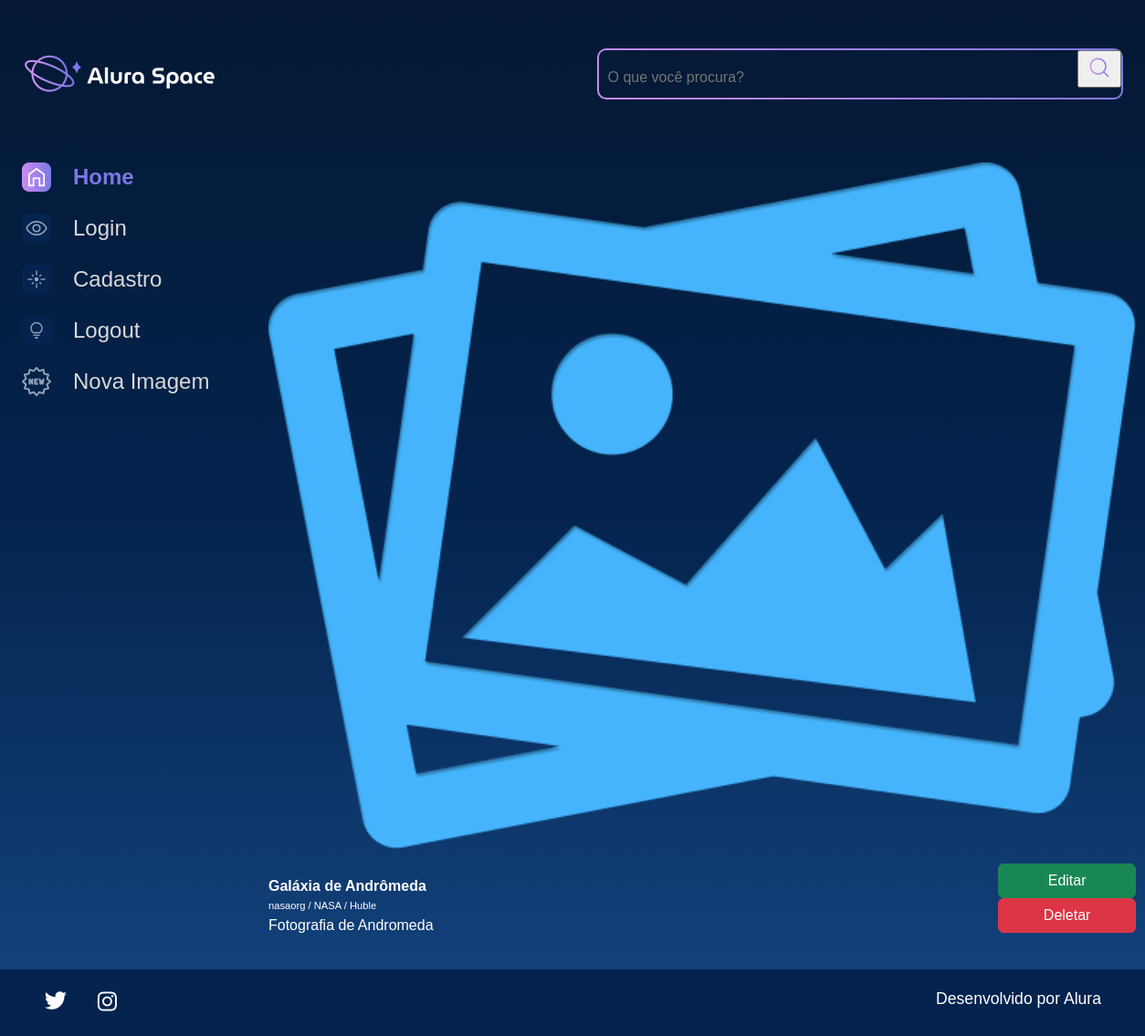
Screenshot of /imagem/4 with the database file from the repository.
### apps/galeria/models.py (models this page shows, shortened)
class Fotografia(models.Model):
    OPCOES_CATEGORIA = [
        ("NEBULOSA", "Nebulosa"),
        ("ESTRELA", "Estrela"),
        ("GALÁXIA", "Galáxia"),
        ("PLANETA", "Planeta")
    ]
    nome = models.CharField(max_length=100, null=False, blank=False)
    legenda = models.CharField(max_length=150, null=False, blank=False)
    categoria = models.CharField(max_length=100, choices=OPCOES_CATEGORIA, default='')
    descricao = models.TextField(null=False, blank=False)
    foto = models.ImageField(upload_to="fotos/%Y/%m/%d/", blank=True)
    publicada = models.BooleanField(default=True)
    data_fotografia = models.DateTimeField(default=datetime.now, blank=False)
    usuario = models.ForeignKey(
        to=User,
        on_delete=models.SET_NULL,
        null=True,
        blank=False,
        related_name='user'
    )

### apps/galeria/views.py (the view)
# urls.py: path('imagem/<int:foto_id>', imagem, name='imagem'),
def imagem(request, foto_id):
    fotografia = get_object_or_404(Fotografia, pk=foto_id)
    return render(request, 'galeria/imagem.html', {"fotografia": fotografia})

### templates/galeria/imagem.html
{% extends 'shared/base.html' %}
{% load static %}
{% block content %}
            <section class="conteudo">
                <section class="imagem">
                    <div class="imagem__conteudo">
                        {% if fotografia.foto == "" or fotografia.foto == null %}
                        <img class="imagem__imagem" src="{% static 'assets/imagens/galeria/not-found.png'%}">
                        {% else %}
                        <img class="imagem__imagem" src="{{fotografia.foto.url}}">
                        {% endif %}
                        <div class="imagem__info">
                            <div class="imagem__texto">
                                <p class="imagem__titulo">{{fotografia.nome}}</p>
                                <p class="imagem__descricao">{{fotografia.legenda}}</p>
                                <p class="imagem__texto">{{fotografia.descricao}}</p>
                            </div>
                            <div>
                                <a href="{% url 'editar_imagem' fotografia.id %}"><button class="btn btn-success col-12" style="padding: top 5px;">Editar</button></a>
                                <a href="{% url 'deletar_imagem' fotografia.id %}"><button class="btn btn-danger col-12" style="padding: top 5px;">Deletar</button></a>
                            </div>
                        </div>
                    </div>
                </section>
            </section>
        </main>
    </div>
{% endblock %}

### setup/static/styles/style.css (style rules this page uses)
html, body, div, span, applet, object, iframe, h1, h2, h3, h4, h5, h6, p, blockquote, pre, a, abbr, acronym, address, big, cite, code, del, dfn, em, img, ins, kbd, q, s, samp, small, strike, strong, sub, sup, tt, var, b, u, i, center, dl, dt, dd, ol, ul, li, fieldset, form, label, legend, table, caption, tbody, tfoot, thead, tr, th, td, article, aside, canvas, details, embed, figure, figcaption, footer, header, hgroup, menu, nav, output, ruby, section, summary, time, mark, audio, video { margin: 0; padding: 0; border: 0; font-size: 100%; font: inherit; vertical-align: baseline; }
article, aside, details, figcaption, figure, footer, header, hgroup, menu, nav, section { display: block; }
body { line-height: 1; font-family: 'Space Grotesk', sans-serif; min-height: 100vh; background: linear-gradient(#041833,#04244F,#154580); background-repeat: no-repeat; background-position: center; background-size: cover; }
.imagem { display: flex; justify-content: center; align-items: center; }
.imagem__conteudo { background-color: transparent; display: flex; flex-direction: column; border-radius: 20px 20px 0 0; width: 950px; }
.imagem__imagem { width: 100%; border-radius: 20px; }
.imagem__info { font-size: 1.2rem; display: flex; justify-content: space-between; align-items: center; margin-bottom: 1rem; margin-top: 1rem; }
.imagem__texto { display: flex; flex-direction: column; justify-content: space-between; color: #FFFFFF; margin-top: 0.5rem; }
.imagem__titulo { font-weight: bold; line-height: 2rem; color: #FFFFFF; }
.imagem__texto { font-size: 1rem; }
.imagem__descricao { font-size: 0.7rem; }
.col-12 { flex: 0 0 auto; width: 100%; }
.btn { --bs-btn-padding-x: 0.75rem; --bs-btn-padding-y: 0.375rem; --bs-btn-font-family: ; --bs-btn-font-size: 1rem; --bs-btn-font-weight: 400; --bs-btn-line-height: 1.5; --bs-btn-color: #212529; --bs-btn-bg: transparent; --bs-btn-border-width: 1px; --bs-btn-border-color: transparent; --bs-btn-border-radius: 0.375rem; --bs-btn-hover-border-color: transparent; --bs-btn-box-shadow: inset 0 1px 0 rgba(255, 255, 255, 0.15),0 1px 1px rgba(0, 0, 0, 0.075); --bs-btn-disabled-opacity: 0.65; --bs-btn-focus-box-shadow: 0 0 0 0.25rem rgba(var(--bs-btn-focus-shadow-rgb), .5); display: inline-block; padding: var(--bs-btn-padding-y) var(--bs-btn-padding-x); font-family: var(--bs-btn-font-family); font-size: var(--bs-btn-font-size); font-weight: var(--bs-btn-font-weight); line-height: var(--bs-btn-line-height); color: var(--bs-btn-color); text-align: center; text-decoration: none; vertical-align: middle; cursor: pointer; -webkit-user-select: none; -moz-user-select: none; user-select: none; border: var(--bs-btn-border-width) solid var(--bs-btn-border-color); border-radius: var(--bs-btn-border-radius); background-color: var(--bs-btn-bg); transition: color .15s ease-in-out,background-color .15s ease-in-out,border-color .15s ease-in-out,box-shadow .15s ease-in-out; }
.btn-success { --bs-btn-color: #fff; --bs-btn-bg: #198754; --bs-btn-border-color: #198754; --bs-btn-hover-color: #fff; --bs-btn-hover-bg: #157347; --bs-btn-hover-border-color: #146c43; --bs-btn-focus-shadow-rgb: 60,153,110; --bs-btn-active-color: #fff; --bs-btn-active-bg: #146c43; --bs-btn-active-border-color: #13653f; --bs-btn-active-shadow: inset 0 3px 5px rgba(0, 0, 0, 0.125); --bs-btn-disabled-color: #fff; --bs-btn-disabled-bg: #198754; --bs-btn-disabled-border-color: #198754; }
.btn-danger { color: #fff; background-color: #dc3545; border-color: #dc3545; }

### rows the page displays
Fotografia: nome "Galáxia de Andrômeda", legenda "nasaorg / NASA / Huble", descricao "Fotografia de Andromeda"
